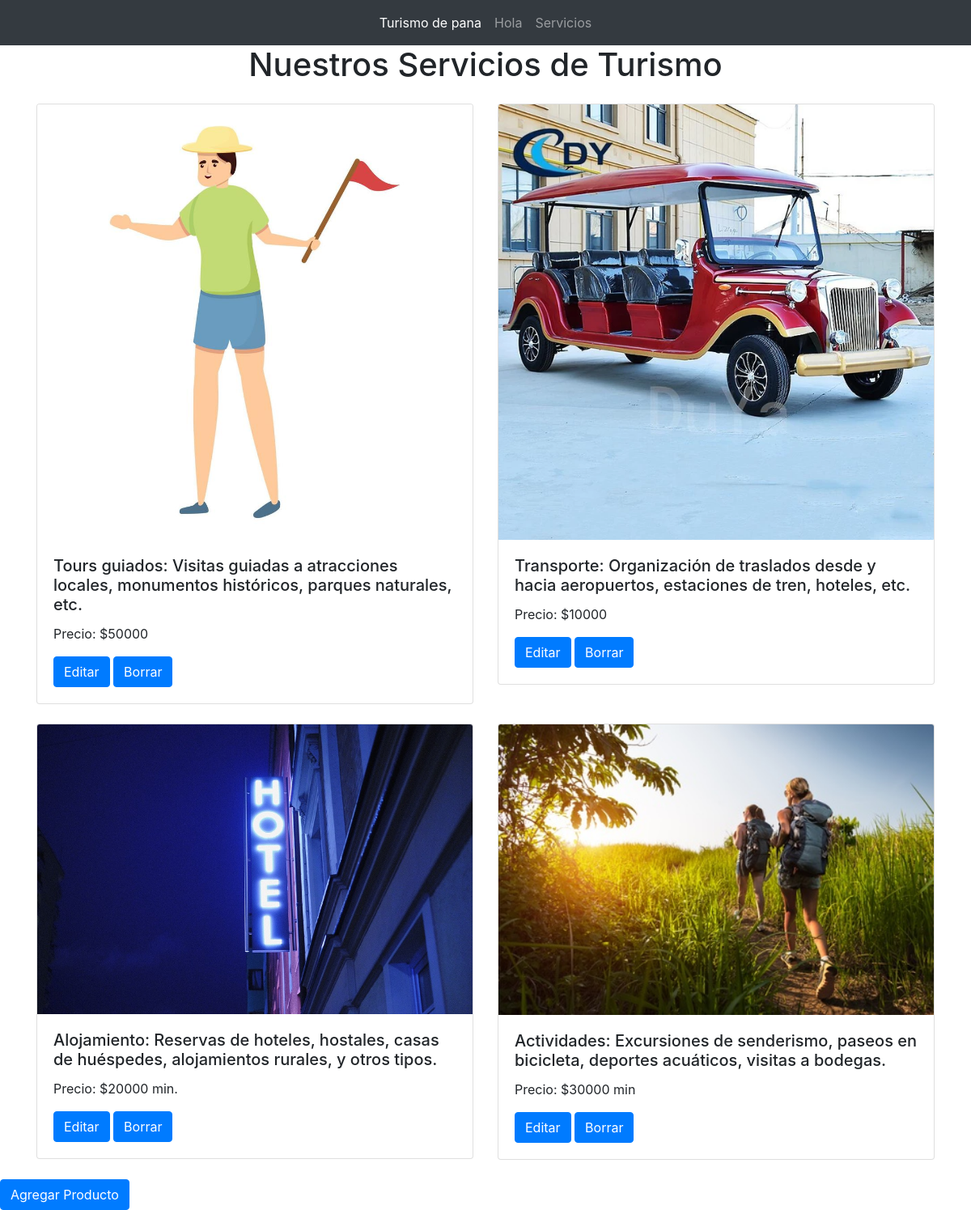
/turismo/listar/, run on the app's committed database.
### turismo/models.py (models this page shows)
class Servicios(models.Model):
        id_servicio = models.AutoField(db_column='idServicio', primary_key=True)
        precio = models.CharField(max_length=10, null=True, default=None)
        imagen = models.ImageField(upload_to='servicios/', null='media/default.png')
        descripcion = models.TextField()

### turismo/views.py (the view)
# urls.py: path('listar/', views.listar, name='listar'),
def listar(request):
    servicios = Servicios.objects.all()
    return render(request, 'turismo/listar.html', {'servicios': servicios})

### turismo/templates/turismo/listar.html (shortened to what this page needs)
<!DOCTYPE html>
<html lang="en">
<head>
    <link href="https://cdn.jsdelivr.net/npm/bootstrap@5.3.0-alpha1/dist/css/bootstrap.min.css" rel="stylesheet">
    <link href="https://cdn.jsdelivr.net/npm/bootstrap@5.3.3/dist/css/bootstrap.min.css" rel="stylesheet">
    <link href="https://stackpath.bootstrapcdn.com/bootstrap/4.3.1/css/bootstrap.min.css" rel="stylesheet">
</head>
<body>
    <nav class="navbar navbar-expand-lg navbar-dark bg-dark">
        <div class="container">
            <ul class="navbar-nav mx-auto">
                <li class="nav-item">
                    <a class="nav-link active" aria-current="page" href="{% url 'index' %}">Turismo de pana</a>
                </li>
                <li class="nav-item">
                    <a class="nav-link" href="#">Hola</a>
                </li>
                <li class="nav-item">
                    <a class="nav-link" href="{% url 'listar' %}">Servicios</a>
                </li>
            </ul>
        </div>
    </nav>
    <div class="container">
        <h1 class="text-center mb-4">Nuestros Servicios de Turismo</h1>
        <div class="row">
            {% for servicio in servicios %}
                <div class="col-md-6 mb-4">
                    <div class="card">
                        <img src="{{ servicio.imagen.url }}" class="card-img-top" alt="{{ servicio.descripcion }}">
                        <div class="card-body">
                            <h5 class="card-title">{{ servicio.descripcion }}</h5>
                            <p class="card-text">Precio: ${{ servicio.precio }}</p>
                            <a href="{% url 'editar' servicio.id_servicio %}" class="btn btn-primary">Editar</a>
                            <a href="{% url 'borrar' servicio.id_servicio %}" class="btn btn-primary">Borrar</a>
                        </div>
                    </div>
                </div>
                {% if forloop.counter|divisibleby:2 and not forloop.last %}
                    </div><div class="row">
                {% endif %}
            {% endfor %}
        </div>
    </div>
    <a href="{% url 'agregar' %}" class="btn btn-primary">Agregar Producto</a>
</body>
</html>

### data on the page
Servicios: imagen (picture), descripcion "Tours guiados: Visitas guiadas a atracciones locales, monumentos históricos, parques naturales, etc.", precio "50000"
Servicios: imagen (picture), descripcion "Transporte: Organización de traslados desde y hacia aeropuertos, estaciones de tren, hoteles, etc.", precio "10000"
Servicios: imagen (picture), descripcion "Alojamiento: Reservas de hoteles, hostales, casas de huéspedes, alojamientos rurales, y otros tipos.", precio "20000 min."
Servicios: imagen (picture), descripcion "Actividades: Excursiones de senderismo, paseos en bicicleta, deportes acuáticos, visitas a bodegas.", precio "30000 min"
